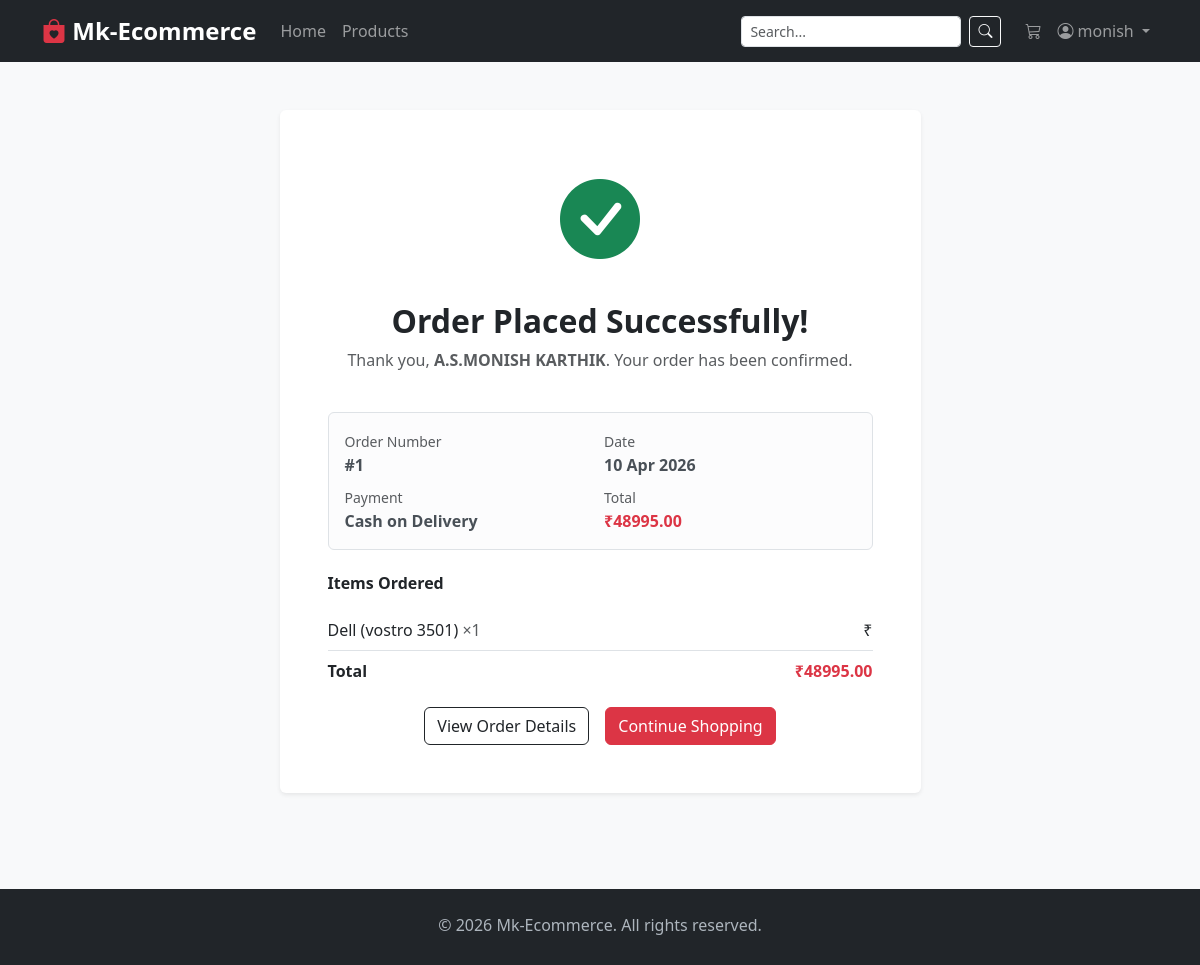
Screenshot of /orders/confirmation/1/ (signed in) with the database file from the repository.
### orders/models.py (models this page shows, shortened)
class Order(models.Model):
    STATUS_CHOICES = [
        ('pending', 'Pending'),
        ('confirmed', 'Confirmed'),
        ('processing', 'Processing'),
        ('shipped', 'Shipped'),
        ('delivered', 'Delivered'),
        ('cancelled', 'Cancelled'),
    ]
    PAYMENT_CHOICES = [
        ('cod', 'Cash on Delivery'),
        ('online', 'Online Payment'),
    ]
    user = models.ForeignKey(User, on_delete=models.CASCADE, related_name='orders')
    status = models.CharField(max_length=20, choices=STATUS_CHOICES, default='pending')
    payment_method = models.CharField(max_length=20, choices=PAYMENT_CHOICES, default='cod')
    is_paid = models.BooleanField(default=False)
    full_name = models.CharField(max_length=200)
    email = models.EmailField()
    phone = models.CharField(max_length=20)
    address = models.TextField()
    city = models.CharField(max_length=100)
    state = models.CharField(max_length=100)
    pincode = models.CharField(max_length=10)
    subtotal = models.DecimalField(max_digits=10, decimal_places=2)
    shipping_fee = models.DecimalField(max_digits=10, decimal_places=2, default=0)
    total = models.DecimalField(max_digits=10, decimal_places=2)
    notes = models.TextField(blank=True)
    created_at = models.DateTimeField(auto_now_add=True)
    updated_at = models.DateTimeField(auto_now=True)
    class Meta:
        ordering = ['-created_at']

class OrderItem(models.Model):
    order = models.ForeignKey(Order, on_delete=models.CASCADE, related_name='items')
    product = models.ForeignKey(Product, on_delete=models.SET_NULL, null=True)
    product_name = models.CharField(max_length=300)
    price = models.DecimalField(max_digits=10, decimal_places=2)
    quantity = models.PositiveIntegerField()

### orders/views.py (the view)
# urls.py: path('confirmation/<int:order_id>/', views.order_confirmation, name='order_confirmation'),
@login_required
def order_confirmation(request, order_id):
    order = get_object_or_404(Order, id=order_id, user=request.user)
    return render(request, 'orders/confirmation.html', {'order': order})

### cart/context_processors.py (called while the page is built)
def cart_count(request):
    if request.user.is_authenticated:
        try:
            cart = Cart.objects.get(user=request.user)
            return {'cart_count': cart.total_items}
        except Cart.DoesNotExist:
            pass
    return {'cart_count': 0}

### cart/models.py (called while the page is built)
    @property
    def total_items(self):
        return sum(item.quantity for item in self.items.all())

### orders/templates/orders/confirmation.html (shortened to what this page needs)
{% extends "base.html" %}
{% block content %}
<div class="container py-5">
  <div class="row justify-content-center">
    <div class="col-lg-7 text-center">
      <div class="card border-0 shadow-sm p-5">
        <div class="mb-4">
          <i class="bi bi-check-circle-fill text-success" style="font-size:5rem;"></i>
        </div>
        <h2 class="fw-bold">Order Placed Successfully!</h2>
        <p class="text-muted">Thank you, <strong>{{ order.full_name }}</strong>. Your order has been confirmed.</p>
        <div class="alert alert-light border my-4 text-start">
          <div class="row g-2">
            <div class="col-6"><small class="text-muted">Order Number</small><br><strong>#{{ order.id }}</strong></div>
            <div class="col-6"><small class="text-muted">Date</small><br><strong>{{ order.created_at|date:"d M Y" }}</strong></div>
            <div class="col-6 mt-2"><small class="text-muted">Payment</small><br><strong>{{ order.get_payment_method_display }}</strong></div>
            <div class="col-6 mt-2"><small class="text-muted">Total</small><br><strong class="text-danger">₹{{ order.total }}</strong></div>
          </div>
        </div>
        <h6 class="fw-bold text-start mb-3">Items Ordered</h6>
        {% for item in order.items.all %}
        <div class="d-flex justify-content-between align-items-center py-2 border-bottom text-start">
          <span>{{ item.product_name }} <span class="text-muted">×{{ item.quantity }}</span></span>
          <span>₹{{ item.get_total_price }}</span>
        </div>
        {% endfor %}
        <div class="d-flex justify-content-between fw-bold mt-2 text-start">
          <span>Total</span>
          <span class="text-danger">₹{{ order.total }}</span>
        </div>
        <div class="d-flex gap-3 justify-content-center mt-4">
          <a href="{% url 'order_detail' order.id %}" class="btn btn-outline-dark">View Order Details</a>
          <a href="{% url 'product_list' %}" class="btn btn-danger">Continue Shopping</a>
        </div>
      </div>
    </div>
  </div>
</div>
{% endblock %}

### myapp/templates/base.html (shortened to what this page needs)
<!DOCTYPE html>
<html lang="en">
<head>
  <link href="https://cdn.jsdelivr.net/npm/bootstrap@5.3.0/dist/css/bootstrap.min.css" rel="stylesheet">
  <link href="https://cdn.jsdelivr.net/npm/bootstrap-icons@1.11.0/font/bootstrap-icons.css" rel="stylesheet">
</head>
<body>
<nav class="navbar navbar-expand-lg navbar-dark bg-dark sticky-top">
  <div class="container">
    <a class="navbar-brand" href="{% url 'home' %}">
      <i class="bi bi-bag-heart-fill text-danger"></i> Mk-Ecommerce
    </a>
    <div class="collapse navbar-collapse" id="navMenu">
      <ul class="navbar-nav me-auto">
        <li class="nav-item"><a class="nav-link" href="{% url 'home' %}">Home</a></li>
        <li class="nav-item"><a class="nav-link" href="{% url 'product_list' %}">Products</a></li>
      </ul>
      <form class="d-flex me-3" method="GET" action="{% url 'product_list' %}">
        <input class="form-control form-control-sm me-2" type="search" name="q" placeholder="Search..." value="{{ request.GET.q }}">
        <button class="btn btn-sm btn-outline-light" type="submit"><i class="bi bi-search"></i></button>
      </form>
      <ul class="navbar-nav">
        {% if user.is_authenticated %}
          <li class="nav-item">
            <a class="nav-link" href="{% url 'cart_detail' %}">
              <i class="bi bi-cart3"></i>
            </a>
          </li>
          <li class="nav-item dropdown">
            <a class="nav-link dropdown-toggle" href="#" data-bs-toggle="dropdown">
              <i class="bi bi-person-circle"></i> {{ user.username }}
            </a>
          </li>
        {% else %}
          <li class="nav-item"><a class="nav-link" href="{% url 'login' %}">Login</a></li>
          <li class="nav-item"><a class="nav-link btn btn-sm btn-danger ms-2 px-3" href="{% url 'register' %}">Sign Up</a></li>
        {% endif %}
      </ul>
    </div>
  </div>
</nav>
<main>
  {% block content %}{% endblock %}
</main>
<footer class="mt-5 py-4">
  <div class="container text-center">
    <p class="mb-1">&copy; 2026 Mk-Ecommerce. All rights reserved.</p>
  </div>
</footer>
</body>
</html>

### myapp/templates/base.html (style rules this page uses)
body { background: #f8f9fa; }
.navbar-brand { font-weight: 700; font-size: 1.5rem; }
footer { background: #212529; color: #adb5bd; }

### rows the page displays
Order: full_name "A.S.MONISH KARTHIK", id "1", created_at "10 Apr 2026", payment_method "Cash on Delivery", total "48995.00"
OrderItem: product_name "Dell (vostro 3501)", quantity "1"

### other values shown
{{ user.username }} "monish"
